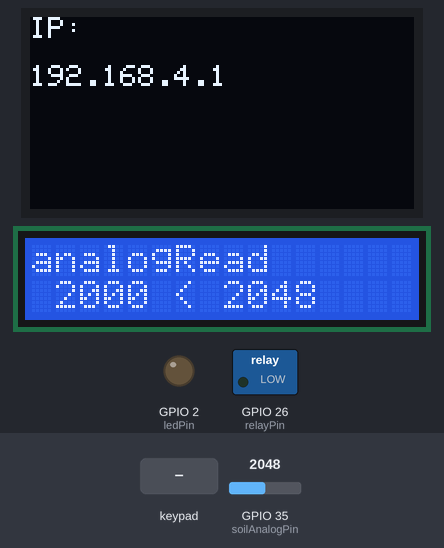
The sketch below on a simulated ESP32. Parts: 128×64 one-colour display, 16×2 character LCD, switched loads named in the sketch (green lamp = pin HIGH), output pins drawn as LEDs (lit = HIGH). The test bench sets the inputs (shaded band); at power-on: GPIO 35 (soilAnalogPin) = 2048. Storage starts empty; what the sketch prints to the serial monitor is not drawn.

Above: at 4.3 s.
4.4 s: GPIO 35 (soilAnalogPin) set to 1950
At 9.6 s:
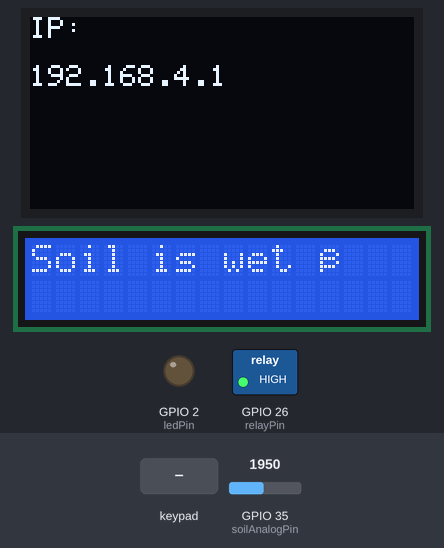
10.0 s: key 'O' pressed
At 11.7 s:
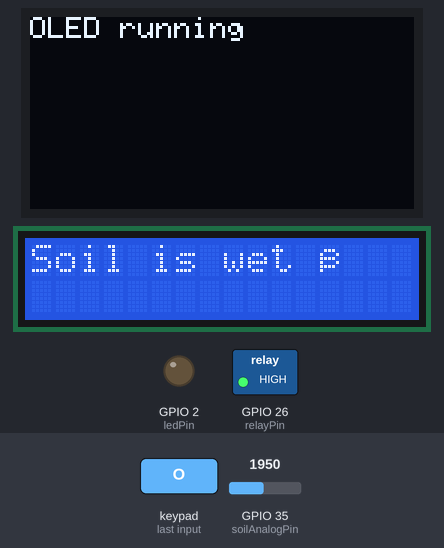
20.2 s: key 'X' pressed
At 21.1 s:
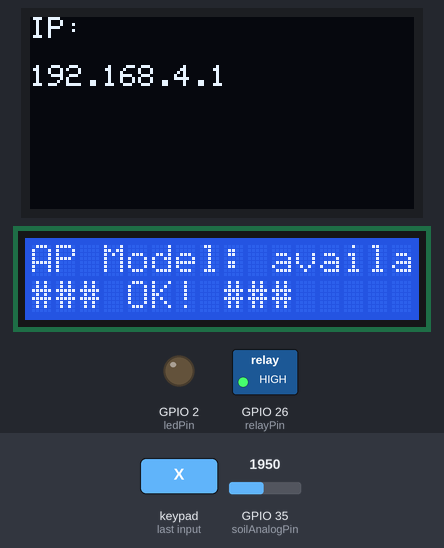
30.4 s: GPIO 35 (soilAnalogPin) set to 2040
At 31.9 s:
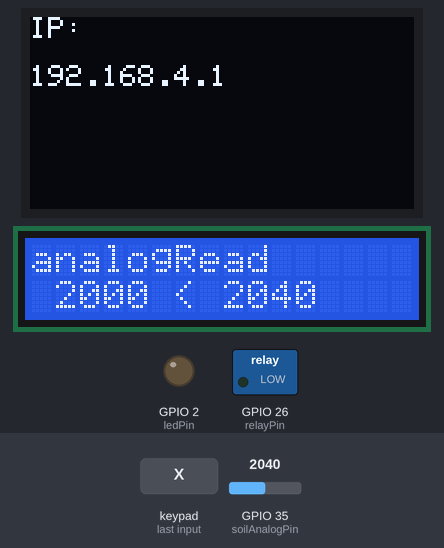
40.6 s: GPIO 35 (soilAnalogPin) set to 1960
At 45.65 s:
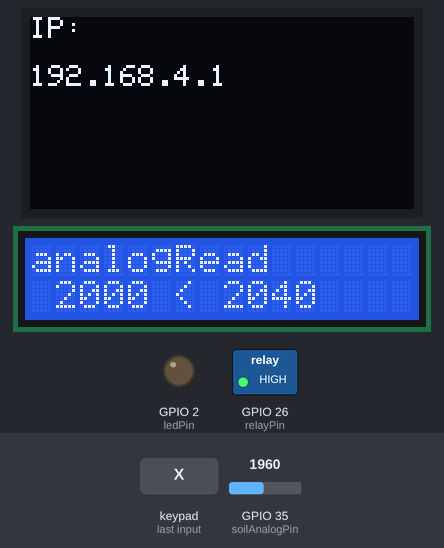
50.8 s: key 'Y' pressed
At 51.4 s:
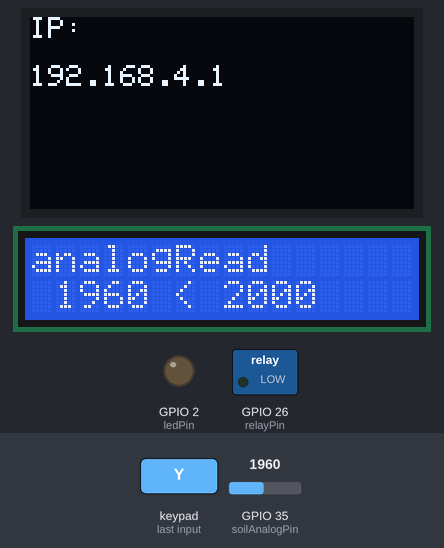
Timing chart, 0 to 62.3 s (numbered marks = the images above; inputs shaded):
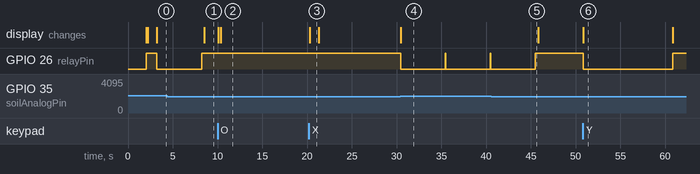

The sketch:

test_main.ino
```cpp
#include <Adafruit_GFX.h> // 通用圖形庫，提供了在各種顯示設備上繪製基本圖形元素
#include <Adafruit_SSD1306.h> // 特定硬體驅動庫，專門用於控制基於 SSD1306 控制器的 OLED 顯示器
#include <LiquidCrystal_I2C.h> //控制基於 I2C 介面轉接板的 LCD 字符顯示器的庫
#include <WiFi.h>
#include <WebServer.h>
#include <LittleFS.h>
#include <Keypad.h>

// 螢幕控制 OLED, LCD
#define SCREEN_WIDTH 128
#define SCREEN_HEIGHT 64
#define OLED_RESET -1
Adafruit_SSD1306 oled(SCREEN_WIDTH, SCREEN_HEIGHT, &Wire, -OLED_RESET); // OLED
LiquidCrystal_I2C lcd(0x27, 16, 2);  // LCD, 使用掃描到的地址 0x27
bool displayOn_Screen = false;

// AP 模式
const char* ssid = "ESP32-LED-AP";
const char* password = "55779900";
bool apModelOn = false;

// Server
WebServer server(80);
const int ledPin = 2;

// 矩陣鍵盤
const byte ROWS = 2;
const byte COLS = 2;
char keys[ROWS][COLS] = {
  {'O','X'},
  {'Y','H'}
};
byte rowPins[ROWS] = {32, 33};
byte colPins[COLS] = {27, 14}; // ⚠️ GPIO12 改成 GPIO13
Keypad keypad = Keypad(makeKeymap(keys), rowPins, colPins, ROWS, COLS);

// 自動澆水
const int soilAnalogPin = 35;    // GPIO5 接類比輸出 A0
const int relayPin = 26;      // 控制繼電器的腳位
// 閾值設定（根據實測值調整）
const int dryThreshold = 2000;  // 小於此值視為乾燥

// 檔案上傳
void listFiles() {
  Serial.println("LittleFS 檔案列表：");
  File root = LittleFS.open("/");
  File file = root.openNextFile();
  while (file) {
    Serial.println(file.name());
    file = root.openNextFile();
  }
}

// 矩陣鍵盤
void oButton() { // 螢幕開關
  displayOn_Screen = !displayOn_Screen;

  if (displayOn_Screen) {
    Serial.println("顯示：開啟");

    // OLED 顯示
    oled.clearDisplay();
    oled.setTextSize(1);
    oled.setTextColor(WHITE);
    oled.setCursor(0, 0);
    oled.println("OLED running");
    oled.display();

    // LCD 顯示 + 背光開啟
    lcd.backlight();          // ✅ 開背光
    lcd.clear();
    lcd.setCursor(0, 0);
    lcd.print("LCD running");
  } else {
    Serial.println("顯示：關閉");

    oled.clearDisplay();
    oled.display();

    lcd.clear();              // 清空內容
    lcd.noBacklight();        // ✅ 關背光
  }

  delay(300);
  Serial.println("螢幕開啟或關閉");
}

void xButton() { // AP 開關
    apModelOn = !apModelOn;

  if (apModelOn) {
    Serial.println("AP：開啟");
    WiFi.mode(WIFI_AP); // 明確設定為 AP 模式
    bool result = WiFi.softAP(ssid, password); // 啟動 AP

    if (result) {
      Serial.println("✅ AP 啟動成功");
      Serial.print("IP Address: ");
      Serial.println(WiFi.softAPIP());

      oled.clearDisplay(); // OLED 顯示文字
      oled.setTextSize(1);
      oled.setTextColor(SSD1306_WHITE);
      oled.setCursor(0, 0);
      oled.println("IP: ");
      oled.setCursor(0, 16);
      oled.println("192.168.4.1");
      oled.display();

      lcd.clear(); // LCD 顯示文字
      lcd.setCursor(0,0);
      lcd.print("AP Model: available");
      lcd.setCursor(0,1);
      lcd.print("### OK! ###");
    } else {
      Serial.println("❌ AP 啟動失敗");
      lcd.clear();
      lcd.setCursor(0,0);
      lcd.print("AP Model: disabled");
      lcd.setCursor(0,1);
      lcd.print("### failed ###");
    }
    delay(1000); // 給系統多點時間來啟動 WiFi
  } else {
    WiFi.softAPdisconnect(true);  // 關閉 AP
    Serial.println("AP：關閉");

    oled.clearDisplay(); // OLED 顯示文字
    oled.setTextSize(1);
    oled.setTextColor(SSD1306_WHITE);
    oled.setCursor(0, 0);
    oled.println("AP: ");
    oled.setCursor(0, 16);
    oled.println("disable");
    oled.display();

    lcd.clear(); // LCD 顯示文字
    lcd.setCursor(0,0);
    lcd.print("AP Model: disable");
  }
}

void yButton() { // 手動澆水開關
  // LCD 顯示土壤參數+ 背光開啟
  int soilValue = analogRead(soilAnalogPin);
  lcd.backlight();          // ✅ 開背光
  lcd.clear();
  lcd.setCursor(0, 0);
  lcd.print("analogRead");
  lcd.setCursor(0,1);
  lcd.print(String(" ") + soilValue + " < " + dryThreshold);

  digitalWrite(relayPin, LOW); // 啟動馬達（視你的模組邏輯，如需反向改為 LOW）
  delay(10000);                  // 澆水 5 秒
  digitalWrite(relayPin, HIGH);  // 關閉馬達
  Serial.println("Done.");
}

void hButton() { // 顯示電池電量
  Serial.println("H Button.");
}

/* ******************************** setup ******************************** */
void setup() {
  Serial.begin(115200);
  delay(2000); // 等待啟動穩定
  Serial.println("********** ESP32 Ready **********");
  pinMode(ledPin, OUTPUT);

  // 檔案讀取
  if (!LittleFS.begin()) {
    Serial.println("LittleFS 初始化失敗，但繼續執行");
    // return; ← 拿掉這個
  }
  listFiles();

  // 自動澆水系統soilAnalogPin
  // pinMode(soilPin, INPUT);     // 感測器輸出為數位訊號
  pinMode(soilAnalogPin, INPUT);  // 類比
  pinMode(relayPin, OUTPUT);   // 繼電器為輸出腳
  digitalWrite(relayPin, HIGH); // 預設不啟動馬達（LOW 為關閉）根據你繼電器模組的邏輯需要反過來（部分模組 LOW 為啟動）

  // OLED 初始化
  if (!oled.begin(SSD1306_SWITCHCAPVCC, 0x3C)) {
    Serial.println("找不到 OLED");
  }
  oled.clearDisplay();
  oled.display();

  //LCD 初始化
  lcd.init();         // 必須有
  lcd.backlight();    // 開啟背光
  lcd.clear();        // 清除顯示
  lcd.setCursor(0,0);
  lcd.print("bootstrap:#####");
  lcd.setCursor(0,1);
  lcd.print("#####");

  // 啟動AP, 名稱與密碼
  WiFi.mode(WIFI_AP); // 明確設定為 AP 模式
  bool result = WiFi.softAP(ssid, password); // 啟動 AP

  if (result) {
    Serial.println("✅ AP 啟動成功");
    Serial.print("IP Address: ");
    Serial.println(WiFi.softAPIP());

    oled.clearDisplay(); // OLED 顯示文字
    oled.setTextSize(1);
    oled.setTextColor(SSD1306_WHITE);
    oled.setCursor(0, 0);
    oled.println("IP: ");
    // oled.print(batteryVoltage, 2);
    oled.setCursor(0, 16);
    oled.println("192.168.4.1");
    oled.display();
  } else {
    Serial.println("❌ AP 啟動失敗");
  }
  delay(1000); // 給系統多點時間來啟動 WiFi

  // 網頁
  server.on("/", HTTP_GET, []() {
    File file = LittleFS.open("/index.html", "r");
    if (!file) {
      server.send(500, "text/plain; charset=utf-8", "Not found index.html");
      return;
    }
    server.streamFile(file, "text/html; charset=utf-8");
    file.close();
  });
  server.serveStatic("/style.css", LittleFS, "/style.css");

  server.on("/ledOn", []() {
    if (server.hasArg("duration")) {
      int duration = server.arg("duration").toInt();
      digitalWrite(ledPin, HIGH);
      Serial.println("LED ON");
      // server.send(200, "text/html", "<h3>LED Turn On</h3><a href='/'>GO BACK</a>");
      server.send_P(200, "text/html", PSTR("<h3>LED Turn On</h3><a href='/'>GO BACK</a>"));

      delay(duration * 1000);
      // millis(duration * 1000);
      digitalWrite(ledPin, LOW);
      Serial.println("LED OFF");
    } else {
      server.send(400, "text/html", "<h3>Missing duration parameter</h3><a href='/'>GO BACK</a>");
    }
  });

  server.on("/ledOff", []() {
    digitalWrite(ledPin, LOW);
    server.send(200, "text/html", "<h3>LED Turn Off</h3><a href='/'>GO BACK</a>");
  });
  server.begin();
}

void loop() {
  // server.handleClient();

  // 矩陣鍵盤
  char key = keypad.getKey();
  if (key) {
    Serial.print("Pressed: ");
    Serial.println(key);
    if (key == 'X') {
      xButton();
    }
    if (key =='O') {
      oButton();
    }
    if (key == 'Y') {
      yButton();
    }
    if (key == 'H') {
      hButton();
    }
  }

  // 自動澆水系統
  int soilValue = analogRead(soilAnalogPin);
  Serial.print("Soil value: ");
  Serial.println(soilValue);

  if (dryThreshold <  soilValue) {
    Serial.println("Soil is dry → watering...");

    //LCD 顯示土壤參數+ 背光開啟
    lcd.backlight();          // ✅ 開背光
    lcd.clear();
    lcd.setCursor(0, 0);
    lcd.print("analogRead");
    lcd.setCursor(0,1);
    lcd.print(String(" ") + dryThreshold + " < " +  soilValue);

    digitalWrite(relayPin, LOW);   // 啟動水泵
    delay(5000);                    // 澆水 5 秒
    digitalWrite(relayPin, HIGH);    // 關閉水泵
  } else {
    Serial.println("Soil is wet → no action.");
    digitalWrite(relayPin, HIGH);    // 保持關閉
    lcd.clear();
    lcd.setCursor(0, 0);
    lcd.print("Soil is wet → no action.");
  }

}
```

Measured:
- the behaviour switches between 2001 and 2000 on GPIO 35 (soilAnalogPin) (found by bisection; images 0 and 1)
- after the input at 4.4 s, GPIO 26 (relayPin): goes on until 8.2 s, then stays HIGH; the display: changes after 4.1 s (image 1)
- after the input at 10.0 s, the display: first changes after 0.06 s (image 2 shows a later state)
- after the input at 20.2 s, the display: changes after 0.08 s (image 3)
- after the input at 30.4 s, GPIO 26 (relayPin): alternates HIGH for 0.03 s and LOW for 5.0 s, starting after 0.05 s; the display: changes after 0.05 s (image 4)
- after the input at 40.6 s, GPIO 26 (relayPin): goes on until 45.5 s, then stays HIGH
- after the input at 50.8 s, GPIO 26 (relayPin): HIGH → LOW at once, → HIGH 10.0 s later; the display: changes at once (image 6)
